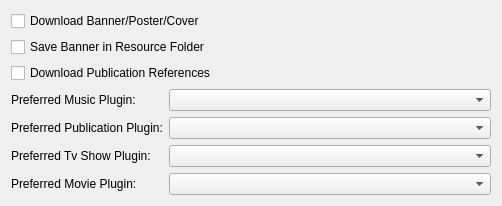
<?xml version="1.0" encoding="UTF-8"?>
<ui version="4.0">
 <class>ConfigFetcher</class>
 <widget class="QWidget" name="ConfigFetcher">
  <property name="geometry">
   <rect>
    <x>0</x>
    <y>0</y>
    <width>502</width>
    <height>205</height>
   </rect>
  </property>
  <property name="windowTitle">
   <string>WebExtractor Configuration</string>
  </property>
  <layout class="QVBoxLayout" name="verticalLayout">
   <item>
    <widget class="QCheckBox" name="kcfg_DownloadBanner">
     <property name="text">
      <string>Download Banner/Poster/Cover</string>
     </property>
    </widget>
   </item>
   <item>
    <widget class="QCheckBox" name="kcfg_SaveBannerInResourceFolder">
     <property name="text">
      <string>Save Banner in Resource Folder</string>
     </property>
    </widget>
   </item>
   <item>
    <widget class="QCheckBox" name="kcfg_DownloadReferences">
     <property name="text">
      <string>Download Publication References</string>
     </property>
    </widget>
   </item>
   <item>
    <layout class="QFormLayout" name="formLayout">
     <item row="0" column="0">
      <widget class="QLabel" name="label_4">
       <property name="text">
        <string>Preferred Music Plugin:</string>
       </property>
      </widget>
     </item>
     <item row="0" column="1">
      <widget class="KComboBox" name="musicPlugin">
       <property name="sizePolicy">
        <sizepolicy hsizetype="MinimumExpanding" vsizetype="Fixed">
         <horstretch>0</horstretch>
         <verstretch>0</verstretch>
        </sizepolicy>
       </property>
      </widget>
     </item>
     <item row="1" column="0">
      <widget class="QLabel" name="label_3">
       <property name="text">
        <string>Preferred Publication Plugin:</string>
       </property>
      </widget>
     </item>
     <item row="1" column="1">
      <widget class="KComboBox" name="publicationPlugin">
       <property name="sizePolicy">
        <sizepolicy hsizetype="MinimumExpanding" vsizetype="Fixed">
         <horstretch>0</horstretch>
         <verstretch>0</verstretch>
        </sizepolicy>
       </property>
      </widget>
     </item>
     <item row="2" column="0">
      <widget class="QLabel" name="label_2">
       <property name="text">
        <string>Preferred Tv Show Plugin:</string>
       </property>
      </widget>
     </item>
     <item row="2" column="1">
      <widget class="KComboBox" name="tvshowPlugin">
       <property name="sizePolicy">
        <sizepolicy hsizetype="MinimumExpanding" vsizetype="Fixed">
         <horstretch>0</horstretch>
         <verstretch>0</verstretch>
        </sizepolicy>
       </property>
      </widget>
     </item>
     <item row="3" column="0">
      <widget class="QLabel" name="label">
       <property name="text">
        <string>Preferred Movie Plugin:</string>
       </property>
      </widget>
     </item>
     <item row="3" column="1">
      <widget class="KComboBox" name="moviePlugin">
       <property name="sizePolicy">
        <sizepolicy hsizetype="MinimumExpanding" vsizetype="Fixed">
         <horstretch>0</horstretch>
         <verstretch>0</verstretch>
        </sizepolicy>
       </property>
      </widget>
     </item>
    </layout>
   </item>
   <item>
    <spacer name="verticalSpacer">
     <property name="orientation">
      <enum>Qt::Vertical</enum>
     </property>
     <property name="sizeHint" stdset="0">
      <size>
       <width>20</width>
       <height>40</height>
      </size>
     </property>
    </spacer>
   </item>
  </layout>
 </widget>
 <customwidgets>
  <customwidget>
   <class>KComboBox</class>
   <extends>QComboBox</extends>
   <header>kcombobox.h</header>
  </customwidget>
 </customwidgets>
 <resources/>
 <connections/>
</ui>
